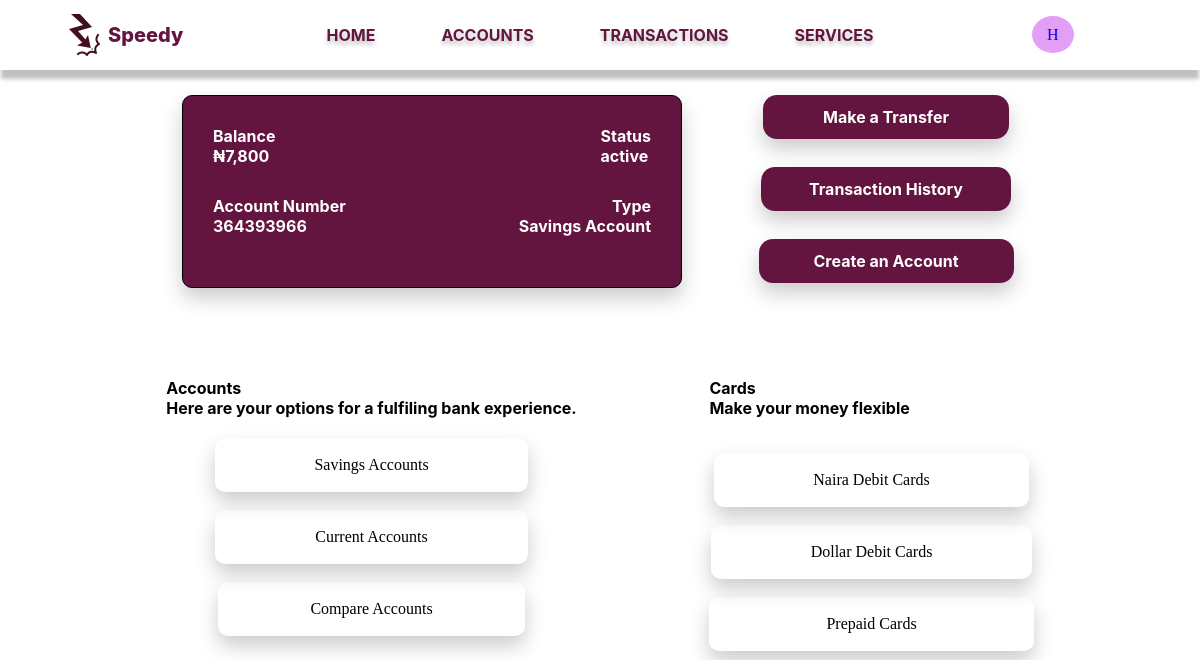
The page /HabibiMy/home (signed in) on the database as committed earlier.
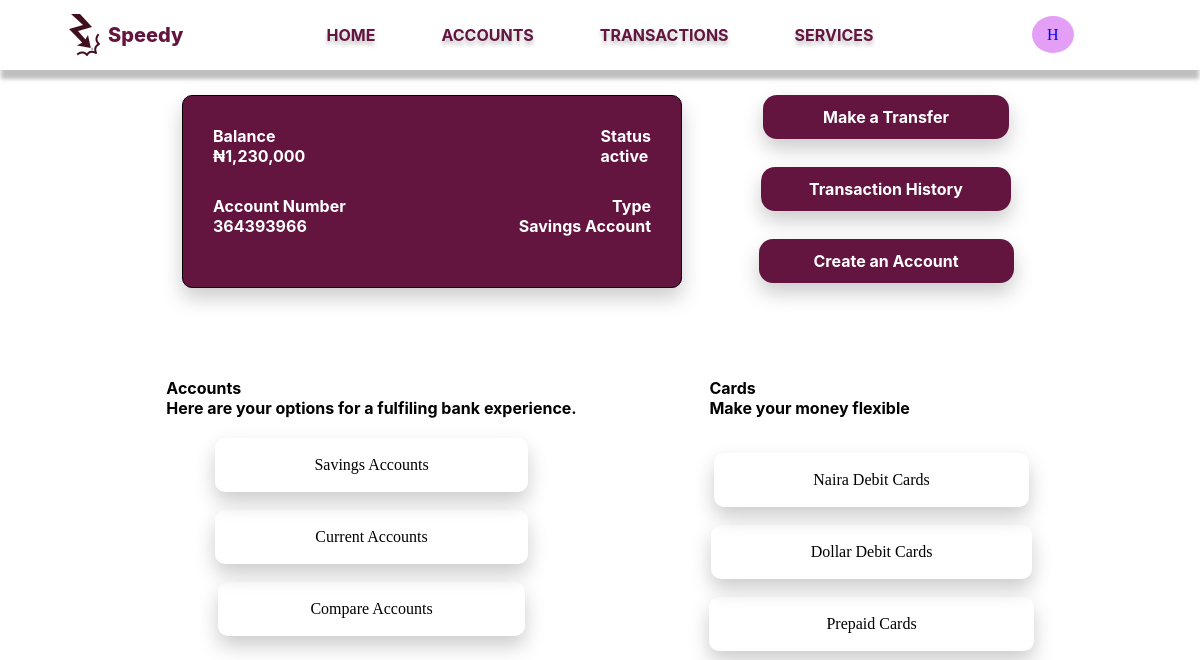
The same page on the database as committed later.
### app/models.py (models this page shows, shortened)
class Customer(db.Model):
  id = db.Column(db.Integer, primary_key=True)
  user_id = db.Column(db.Integer,db.ForeignKey('user.id'))
  first_name = db.Column(db.String(140))
  last_name = db.Column(db.String(140))
  email = db.Column(db.String(120), index=True, unique=True)
  phone_number = db.Column(db.String(204), unique=True)
  username = db.Column(db.String(200))
  address = db.relationship('Address', backref='customer', lazy='dynamic')
  dob = db.Column(db.DateTime)
  date_created= db.Column(db.DateTime, default=datetime.utcnow)
  bank_name = db.Column(db.String(240), default="Speedy")
  accounts = db.relationship('Account', backref='customer', lazy='dynamic')

class Account(db.Model):
  id = db.Column(db.Integer, primary_key=True)
  cus_id = db.Column(db.Integer, db.ForeignKey('customer.id'))
  account_number = db.Column(db.String(100), nullable=False)
  account_pin = db.Column(db.String(4))
  acc_type = db.Column(db.String(240))
  status = db.Column(db.String(10), default='active')
  balance = db.Column(db.Integer)
  bank_name = db.Column(db.String(240), default="Speedy", nullable=False)
  date_created = db.Column(db.DateTime, default=datetime.utcnow)
  transactions = db.relationship('Transaction', backref='account', lazy='dynamic')
  def parse_balance(self):
    balance = list(str(self.balance))
    num = len(str(self.balance))
    j = 0
    if num > 3:
      if num % 3 == 1:
        balance.insert(1, ",")
        for i in range(4, num):
          if i % 3 == 2:
            balance.insert(i+j, ",")
            j+=1
      if num % 3 == 2:
        balance.insert(2, ",")
        for i in range(4, num):
          if i % 3 == 0:
            balance.insert(i+j, ",")
            j+=1
      if num % 3 == 0:
        for i in range(2, num):
          if i % 3 == 0:
            balance.insert(i+j, ",")
            j+=1
    return "".join(balance)

### app/routes.py (the view)
@app.route('/<username>/home')
@login_required
def user_home(username):
    customer: Customer = Customer.query.filter_by(user_id=current_user.id).first()
    account = Account.query.filter_by(cus_id=customer.id).first()
    if username != customer.username:
        return redirect(url_for('user_home', username=customer.username))
    return render_template('user_home.html', username=username, customer=customer, account=account)

### app/models.py (called while the page is built)
@login.user_loader
def load_user(id):
  return User.query.get(int(id))

### app/templates/user_home.html (shortened to what this page needs)
{% extends 'nav-bar.html' %}
{% block content %}
<head>
    <link rel="stylesheet" href="{{ url_for('static', filename='styles/user_home.css'   ) }}">
</head>
    <div class="user_home">
        <div class="top-sec">
            <div class="bal-box">
                <div class="acc-sta">
                    <div class="balance">
                        <p>Balance</p>
                        <p>&#8358;{{ account.parse_balance() }}</p>
                    </div>
                    <div class="status">
                        <p>Status</p>
                        <p>{{ account.acc_type}}</p>
                    </div>
                </div>
                <div class="num-type">
                    <div class="num">
                        <p>Account Number</p>
                        <p>{{ account.account_number}}</p>
                    </div>
                    <div class="type">
                        <p>Type</p>
                        <p>Savings Account</p>
                    </div>
                </div>
            </div>
            <div class="act-btn">
                <a href="{{ url_for('transfer', username=customer.username) }}" class="transf">Make a Transfer</a><br>
                <a href="{{ url_for('transactions', username=customer.username) }}" class="transac">Transaction History</a><br>
                <a href="/" class="creat">Create an Account</a><br>
            </div>
        </div>
        <div class="bot-sec">
            <div class="accounts">
                <p>Accounts</p>
                <p>Here are your options for a fulfiling bank experience.</p>
                <div class="a-s">
                    <a href="/" class="sav">Savings Accounts</a><br>
                    <a href="/" class="cur">Current Accounts</a><br>
                    <a href="/" class="comp">Compare Accounts</a><br>
                </div>
            </div>
            <div class="cards">
                <p>Cards</p>
                <p>Make your money flexible</p>
                <div class="n-d">
                    <a href="/" class="nai">Naira Debit Cards</a><br>
                    <a href="/" class="dol">Dollar Debit Cards</a><br>
                    <a href="/" class="prep">Prepaid Cards</a><br>
                </div>
            </div>
        </div>
    </div>
</html>
{% endblock %}

### app/templates/nav-bar.html (shortened to what this page needs)
<!DOCTYPE html>
<html lang="en">
<head>
  <link rel="stylesheet" href="{{ url_for('static', filename='styles/nav-bar.css') }}">
</head>
<body>
  <div class="nav-bar">
    <div class="logo">
      <img src="{{ url_for('static', filename='images/logo.png') }}" alt="">
      <a href="">Speedy</a>
    </div>
    <div class="links">
      <a href="{{ url_for('user_home', username=customer.username)}}">HOME</a>
      <a href="{{ url_for('accounts', username=customer.username)}}">ACCOUNTS</a>
      <a href="{{ url_for('transactions', username=customer.username )}}">TRANSACTIONS</a>
      <a href="{{ url_for('services', username=customer.username) }}">SERVICES</a>
    </div>
    <div class="profile" title="View your profile">
      <a href="{{ url_for('profile', username=customer.username)}}">{{ customer.username[0] }}</a>
    </div>
  </div>
  <div class="content">
    {% block content %}
    {% endblock %}
</body>
</html>

### app/static/styles/nav-bar.css (style rules this page uses)
* { padding: 0; margin: 0; box-sizing: border-box; }
.nav-bar { min-width: 1015px; display: flex; justify-content: space-between; padding: 0 10%; height: 70px; align-items: center; background: #FFF; box-shadow: 0px 10px 4px -1px rgba(0, 0, 0, 0.25); }
.logo { width: 10%; display: flex; align-items: center; }
.logo a { color: #63153F; text-align: center; text-decoration: none; font-family: Inter; font-size: 20px; font-weight: 800; }
.links a { color: #63153F; padding: 0 33px; text-decoration: none; font-family: Inter; font-size: 16px; font-weight: 700; text-shadow: 0px 4px 4px rgba(0, 0, 0, 0.25); }
.profile a { padding: 10px 15px; background: #E39FF6; border-radius: 50%; text-decoration: none; }
.links { width: 30%; display: flex; justify-content: center; }
.profile { width: 10%; }
@media screen and (max-width: 1200px) { .nav-bar { padding: 0 5%; } }

### app/static/styles/user_home.css (style rules this page uses)
* { margin: 0; padding: 0; box-sizing: border-box; }
.user_home { width: 90vw; display: flex; flex-direction: column; align-items: center; margin: 25px auto; }
.top-sec { width: 90%; display: flex; justify-content: space-between; margin-bottom: 70px; }
.bal-box { min-width: 500px; margin: 0 0 0 7%; padding: 30px 30px; border-radius: 10px; border: 1px solid #000; background: #63153F; box-shadow: 0px 10px 20px 0px #ccc; }
.bal-box p { color: #FFF; font-family: Inter; font-size: 16px; font-weight: 700; }
.acc-sta { display: flex; justify-content: space-between; margin-bottom: 30px; }
.num-type { display: flex; justify-content: space-between; }
.type { display: flex; flex-direction: column; align-items: flex-end; }
.act-btn { min-width: 400px; display: flex; flex-direction: column; align-items: center; }
.act-btn a { color: #fff; text-decoration: none; font-family: Inter; font-size: 16px; font-weight: 700; border-radius: 14px; background: #63153F; box-shadow: 0px 10px 20px 0px #ccc; transition: background-color 0.3s, transform 0.3s; }
.act-btn .transf { padding: 12px 60px; margin-bottom: 10px; }
.act-btn .transac { padding: 12px 48px; margin-bottom: 10px; }
.act-btn .creat { padding: 12px 55px; margin-bottom: -13px; }
.bot-sec { margin: 0 auto; display: flex; justify-content: center; min-width: 1000px; }
.accounts { padding: 20px; min-width: 300px; margin: 0 auto; }
.accounts p { color: #000; font-family: Inter; font-size: 16px; font-weight: 700; }
.accounts a { color: #000; text-decoration: none; border-radius: 10px; box-shadow: 0px 10px 20px 0px #ccc; transition: background-color 0.3s, transform 0.3s; }
.a-s { display: flex; flex-direction: column; align-items: center; margin: 20px 0; }
.a-s .sav { padding: 18px 99px; }
.a-s .cur { padding: 18px 100px; }
.a-s .comp { padding: 18px 92px; }
.cards { padding: 20px; min-width: 300px; margin: 0 auto; }
.cards p { color: #000; font-family: Inter; font-size: 16px; font-weight: 700; }
.cards a { color: #000; text-decoration: none; border-radius: 10px; box-shadow: 0px 10px 20px 0px #ccc; transition: background-color 0.3s, transform 0.3s, color 0.3s; }
.n-d { display: flex; flex-direction: column; align-items: center; margin: 20px 0; margin-top: 35px; }
.n-d .nai { padding: 18px 99px; }
.n-d .dol { padding: 18px 100px; }
.n-d .prep { padding: 18px 117px; }

Rows that differ between the two databases and show on the page:
changed Account "active": parse_balance "7,800" → "1,230,000"
